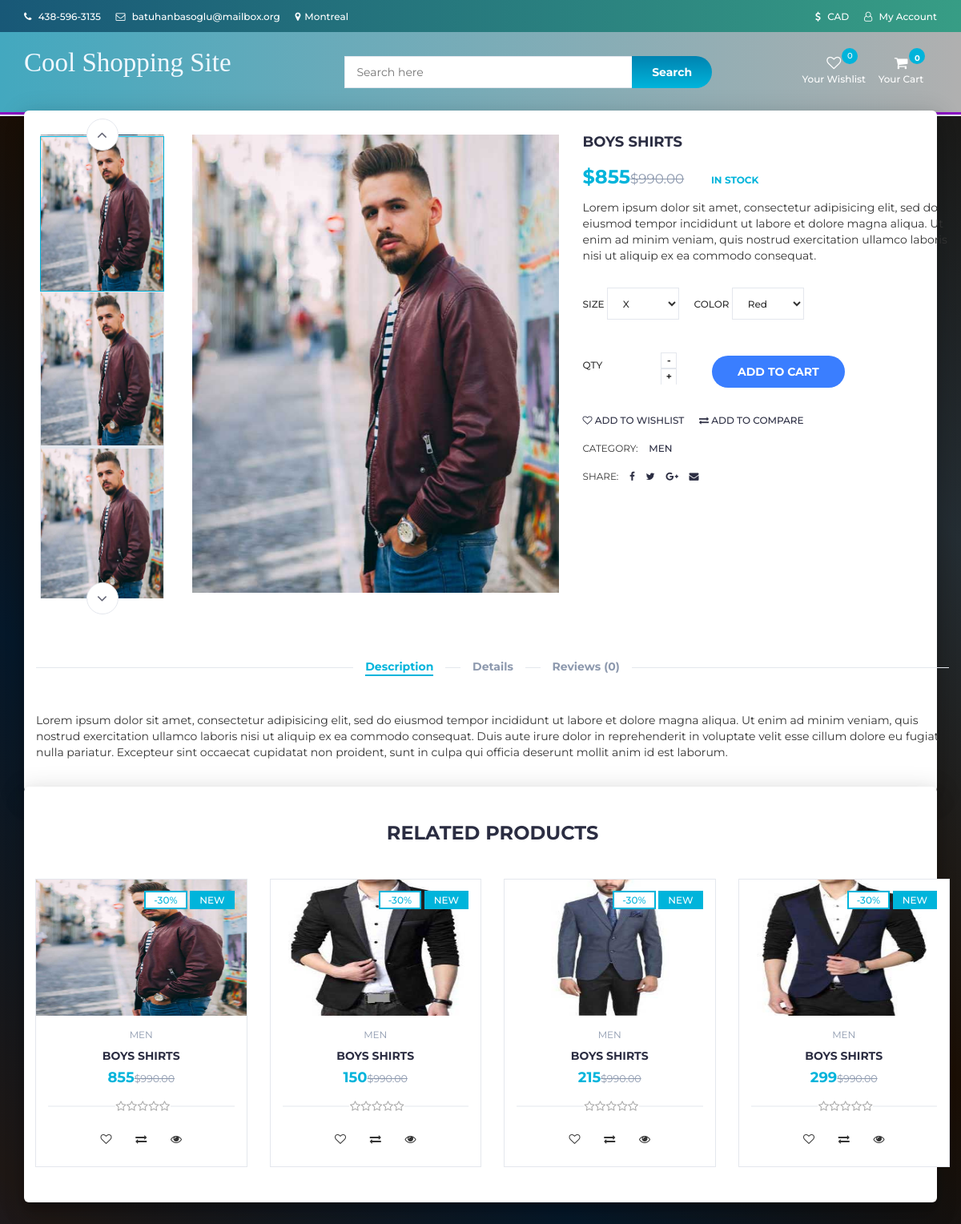
The page /product.php?p=59 (upper part) on the database as committed earlier.
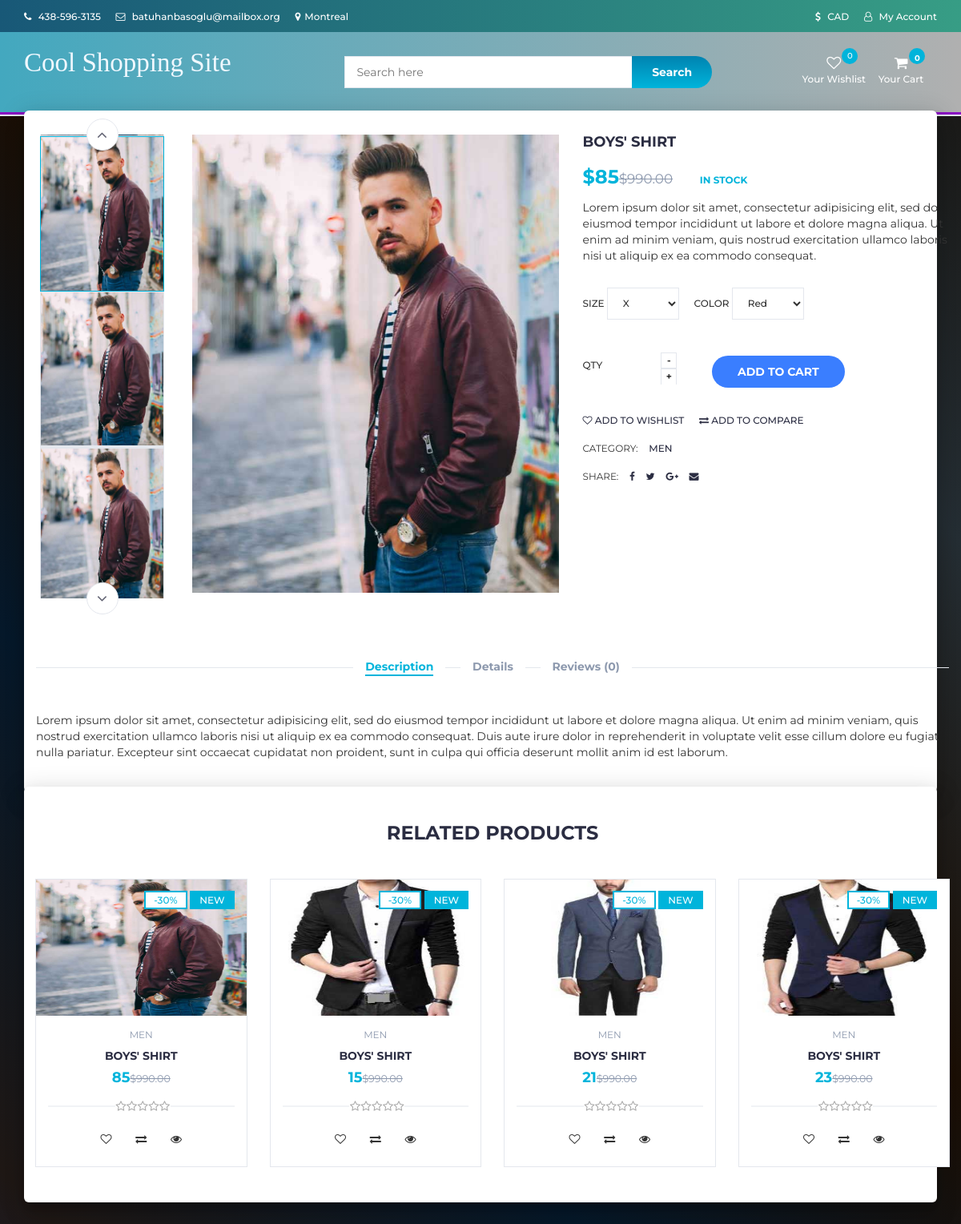
The same page on the database as committed later.
### tables this page shows
CREATE TABLE `products` (
  `product_id` int(100) NOT NULL,
  `product_cat` int(100) NOT NULL,
  `product_brand` int(100) NOT NULL,
  `product_title` varchar(255) NOT NULL,
  `product_price` int(100) NOT NULL,
  `product_desc` text NOT NULL,
  `product_image` text NOT NULL,
  `product_keywords` text NOT NULL
);

CREATE TABLE `categories` (
  `cat_id` int(100) NOT NULL,
  `cat_title` text NOT NULL
);

### product.php (the view, shortened to what the changed rows need)
<?php
include "header.php";
?>
		<div class="section main main-raised">
			<div class="container">
				<div class="row">
					<?php
								include 'db.php';
								$product_id = $_GET['p'];
								$sql = " SELECT * FROM products AS P,categories AS C WHERE P.product_cat = C.cat_id  AND P.product_id = '$product_id'";
								$result = mysqli_query($con, $sql);
								if (mysqli_num_rows($result) > 0)
								{
									while($row = mysqli_fetch_assoc($result))
									{
									echo '
                                <div class="col-md-5 col-md-push-2">
                                <div id="product-main-img">
                                    <div class="product-preview">
                                        <img src="product_images/'.$row['product_image'].'" alt="">
                                    </div>
                                    <div class="product-preview">
                                        <img src="product_images/'.$row['product_image'].'" alt="">
                                    </div>
                                    <div class="product-preview">
                                        <img src="product_images/'.$row['product_image'].'" alt="">
                                    </div>
                                    <div class="product-preview">
                                        <img src="product_images/'.$row['product_image'].'" alt="">
                                    </div>
                                </div>
                            </div>
                                <div class="col-md-2  col-md-pull-5">
                                <div id="product-imgs">
                                    <div class="product-preview">
                                        <img src="product_images/'.$row['product_image'].'" alt="">
                                    </div>
                                    <div class="product-preview">
                                        <img src="product_images/'.$row['product_image'].'" alt="">
                                    </div>
                                    <div class="product-preview">
                                        <img src="product_images/'.$row['product_image'].'g" alt="">
                                    </div>
                                    <div class="product-preview">
                                        <img src="product_images/'.$row['product_image'].'" alt="">
                                    </div>
                                </div>
                            </div>
									';
									?>
									<?php
									echo '
							<div class="col-md-5">
								<div class="product-details">
									<h2 class="product-name">'.$row['product_title'].'</h2>
									<div id = "rating_reviews">
									</div>
									<div>
										<h3 class="product-price">$'.$row['product_price'].'<del class="product-old-price">$990.00</del></h3>
										<span class="product-available">In Stock</span>
									</div>
									<p>Lorem ipsum dolor sit amet, consectetur adipisicing elit, sed do eiusmod tempor incididunt ut labore et dolore magna aliqua. Ut enim ad minim veniam, quis nostrud exercitation ullamco laboris nisi ut aliquip ex ea commodo consequat.</p>
									<div class="product-options">
										<label>
											Size
											<select class="input-select">
												<option value="0">X</option>
											</select>
										</label>
										<label>
											Color
											<select class="input-select">
												<option value="0">Red</option>
											</select>
										</label>
									</div>
									<div class="add-to-cart">
										<div class="qty-label">
											Qty
											<div class="input-number">
												<span class="qty-up">+</span>
												<span class="qty-down">-</span>
											</div>
										</div>
										<div class="btn-group" style="margin-left: 25px; margin-top: 15px">
										<button class="add-to-cart-btn" pid="'.$row['product_id'].'"  id="product" ><i class="fa fa-shopping-cart"></i> add to cart</button>
										</div>
									</div>
									<ul class="product-btns">
										<li><a href="#" pid="'.$row['product_id'].'"  id="wishlist" ><i class="fa fa-heart-o"></i> add to wishlist</a></li>
										<li><a href="#"><i class="fa fa-exchange"></i> add to compare</a></li>
									</ul>
									<ul class="product-links">
										<li>Category:</li>
										<li><a href="#">'.$row["cat_title"].'</a></li>
									</ul>
									<ul class="product-links">
										<li>Share:</li>
										<li><a href="#"><i class="fa fa-facebook"></i></a></li>
										<li><a href="#"><i class="fa fa-twitter"></i></a></li>
										<li><a href="#"><i class="fa fa-google-plus"></i></a></li>
										<li><a href="#"><i class="fa fa-envelope"></i></a></li>
									</ul>
								</div>
							</div>
							';
							}
						}
						?>
				</div>
			</div>
		</div>
		<div class="section main main-raised">
			<div class="container">
				<div class="row">
								<?php
                    include 'db.php';
								$product_id = $_GET['p'];
					$product_query = "SELECT * FROM products,categories WHERE product_cat=cat_id AND product_id BETWEEN $product_id AND $product_id+3";
                $run_query = mysqli_query($con,$product_query);
                if(mysqli_num_rows($run_query) > 0){
                    while($row = mysqli_fetch_array($run_query)){
                        $pro_id    = $row['product_id'];
                        $pro_title = $row['product_title'];
                        $pro_price = $row['product_price'];
                        $pro_image = $row['product_image'];
                        $cat_name = $row["cat_title"];
                        echo "
                                <div class='col-md-3 col-xs-6'>
								<a href='product.php?p=$pro_id'><div class='product'>
									<div class='product-img'>
										<img src='product_images/$pro_image' style='max-height: 170px;' alt=''>
										<div class='product-label'>
											<span class='sale'>-30%</span>
											<span class='new'>NEW</span>
										</div>
									</div></a>
									<div class='product-body'>
										<p class='product-category'>$cat_name</p>
										<h3 class='product-name header-cart-item-name'><a href='product.php?p=$pro_id'>$pro_title</a></h3>
										<h4 class='product-price header-cart-item-info'>$pro_price<del class='product-old-price'>$990.00</del></h4>
										<div class='product-rating'>";
										$rating_query = "SELECT ROUND(AVG(rating),1) AS avg_rating  FROM reviews WHERE product_id='$pro_id '";
										$run_review_query = mysqli_query($con,$rating_query);
										$review_row = mysqli_fetch_array($run_review_query);
										if($review_row > 0){
											$avg_count=$review_row["avg_rating"];
												$i=1;
												while($i <= 5-round($avg_count)){
													$i++;
													echo'
													<i class="fa fa-star-o empty"></i>';
												}
										}
										echo "</div>
										<div class='product-btns'>
											<button pid='$pro_id' id='wishlist' class='add-to-wishlist'><i class='fa fa-heart-o'></i><span class='tooltipp'>add to wishlist</span></button>
											<button class='add-to-compare'><i class='fa fa-exchange'></i><span class='tooltipp'>add to compare</span></button>
											<button class='quick-view'><i class='fa fa-eye'></i><span class='tooltipp'>quick view</span></button>
										</div>
									</div>
									<div class='add-to-cart'>
										<button pid='$pro_id' id='product' class='add-to-cart-btn block2-btn-towishlist' href='#'><i class='fa fa-shopping-cart'></i> add to cart</button>
									</div>
								</div>
                                </div>
			";
		}
}
?>

Rows that differ between the two databases and show on the page:
changed products (number 1 of 4 on the later page): product_title "BOYS SHIRTS" → "BOYS' SHIRT"; product_price "855" → "85"
changed products (number 2 of 4 on the later page): product_title "BOYS SHIRTS" → "BOYS' SHIRT"; product_price "150" → "15"
changed products (number 3 of 4 on the later page): product_title "BOYS SHIRTS" → "BOYS' SHIRT"; product_price "215" → "21"
changed products (number 4 of 4 on the later page): product_title "BOYS SHIRTS" → "BOYS' SHIRT"; product_price "299" → "23"
